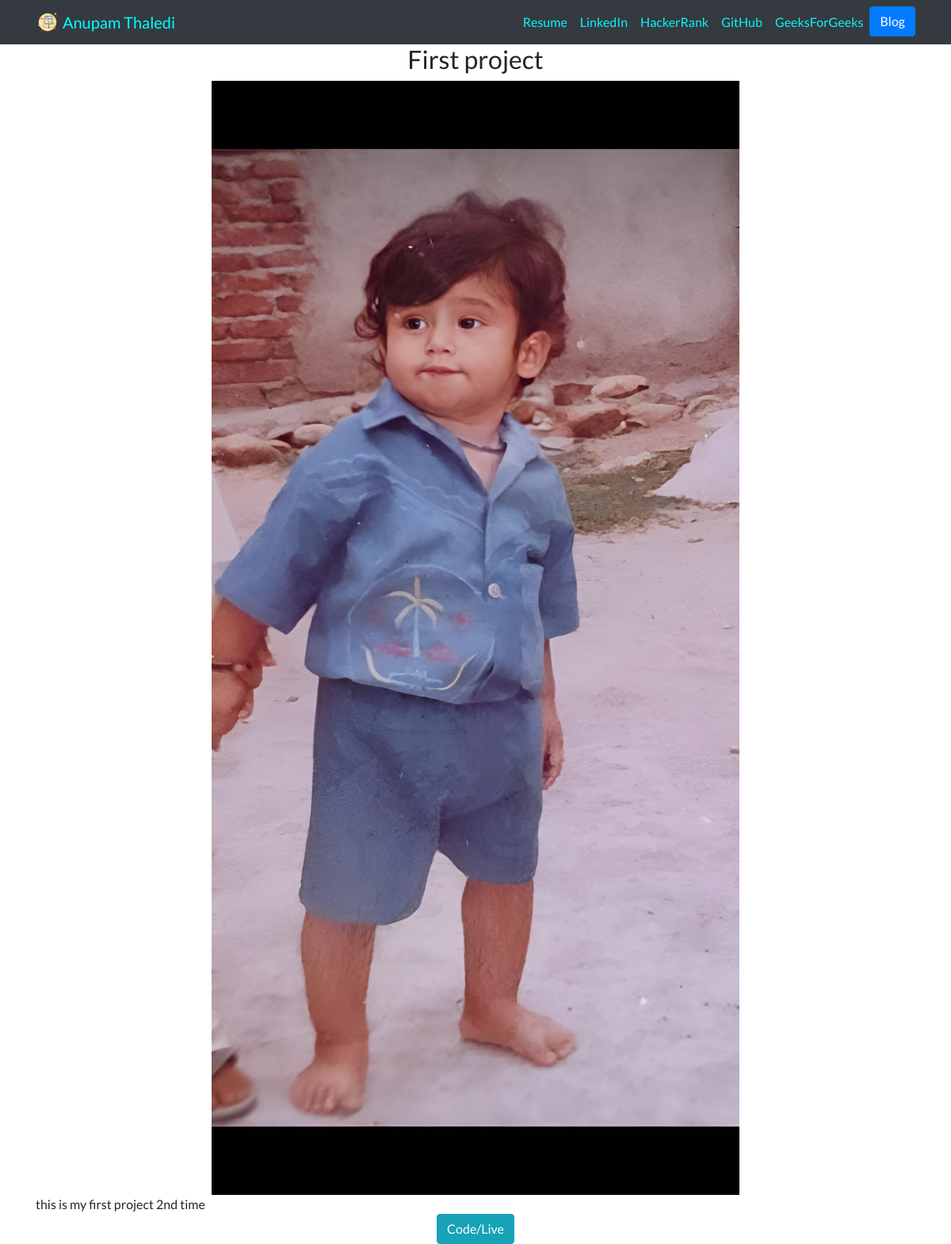
The app's page /portfolio/1, older data.
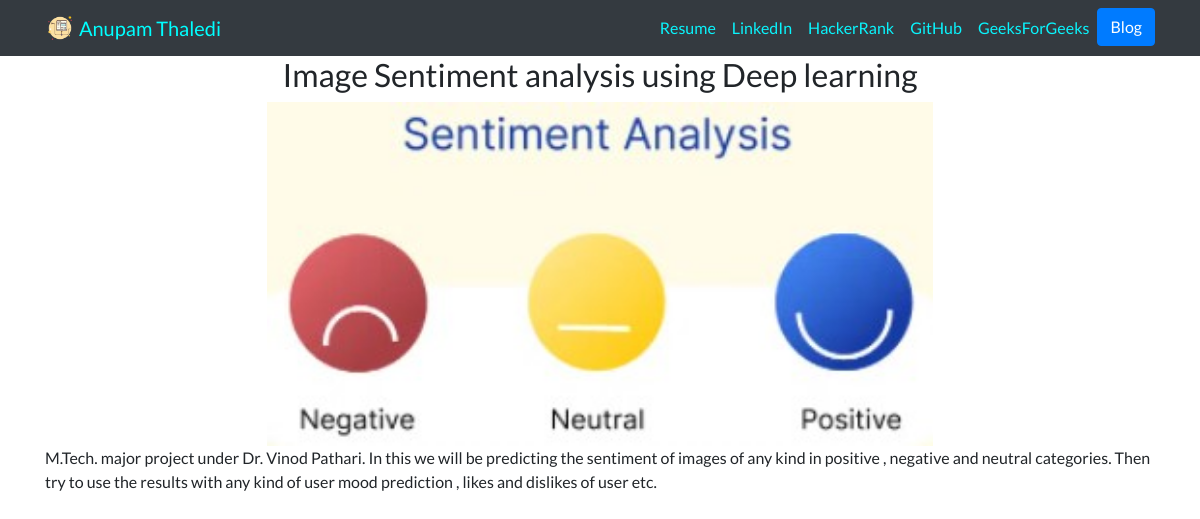
The same page, newer data.
### portfolio/models.py (models this page shows, shortened)
class Project(models.Model):
    title=models.CharField(max_length=100)
    description=models.TextField(max_length=2000)
    image=models.ImageField(upload_to='portfolio/images/')
    url=models.URLField(blank=True)

### portfolio/views.py (the view)
# urls.py: path('<int:project_id>', views.project_detail, name= "project_detail"),
def project_detail(request, project_id):
    project_id=get_object_or_404(Project,pk=project_id)
    return render(request, 'portfolio/project_detail.html',{'project':project_id})

### portfolio/templates/portfolio/project_detail.html
{% extends 'portfolio/base.html' %}
{% load static %}
{% block content %}
   <center><h2 >{{ project.title }}</h2></center>
   {% if project.url %}
            <a href="{{ project.url }}"target="_blank" >
               <img class="projImages " src="{{ project.image.url }}">
           </a>
   {% else %}
            <img class="projImages " src="{{ project.image.url }}" >
   {% endif %}
      {{ project.description|safe }}
      <br>
      {% if project.url %}
                  <a href ="{{project.url}}" target="_blank">
                     <center><button type="button" class="btn btn-info">Code/Live</button></center>
                  </a>
      {% endif %}
{% endblock %}

Row changes from the older to the newer data that the page shows:
changed Project: title "First project" → "Image Sentiment analysis using Deep learning"; image: picture added; description "this is my first project 2nd time" → "M.Tech. major project under Dr. Vinod Pathari. In this we will be predicting the sentiment of images of any kind in positive , negative and neutral categories. Then try to use the results with any kind of user mood prediction , likes and dislikes of user etc."; url "http://www.youtube.com" → empty (drawn); image: picture removed
Text that changed along with them:
text no longer shown: "Code/Live"
